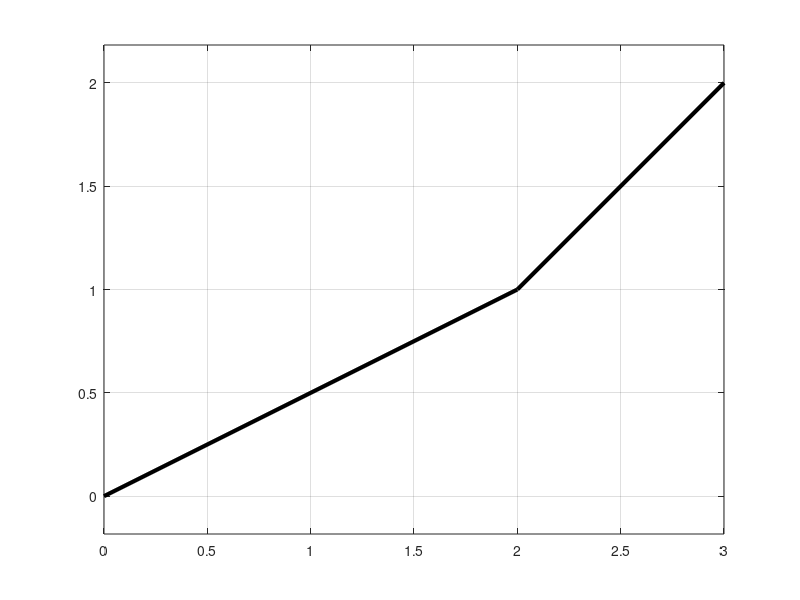

Recreate this plot in MATLAB. (Note: this script raises an error after producing the figure.)
function varargout = atest_F2d_PlotSys_Support(tcVec)
   
   if nargin < 1 || isempty(tcVec)
      tcVec = [1];
   end
   
   for i = 1:numel(tcVec)
      tc = tcVec(i);
      okVec(i) = runtest(tc);
   end
   
   [varargout{1:nargout}] = atest_ProcessResults(tcVec, okVec);
   
end

function ok = runtest(tc)
   
   clf; axis equal; hold on; grid on; box on;
   
   plot([0 2 3], [0 1 2], 'k', 'LineWidth', 3);
   
   if tc == 1
      Locks = [1 1 1];
      rot = 15;
      scale = [];
      
   elseif tc == 2
      Locks = [1 1 0];
      rot = 15;
      scale = .2;
   else
      error('no such testcase: [%i]', tc)
   end

   F2d_PlotSys_Support(2, 1, Locks, rot, scale);
   ok = 1;

end


